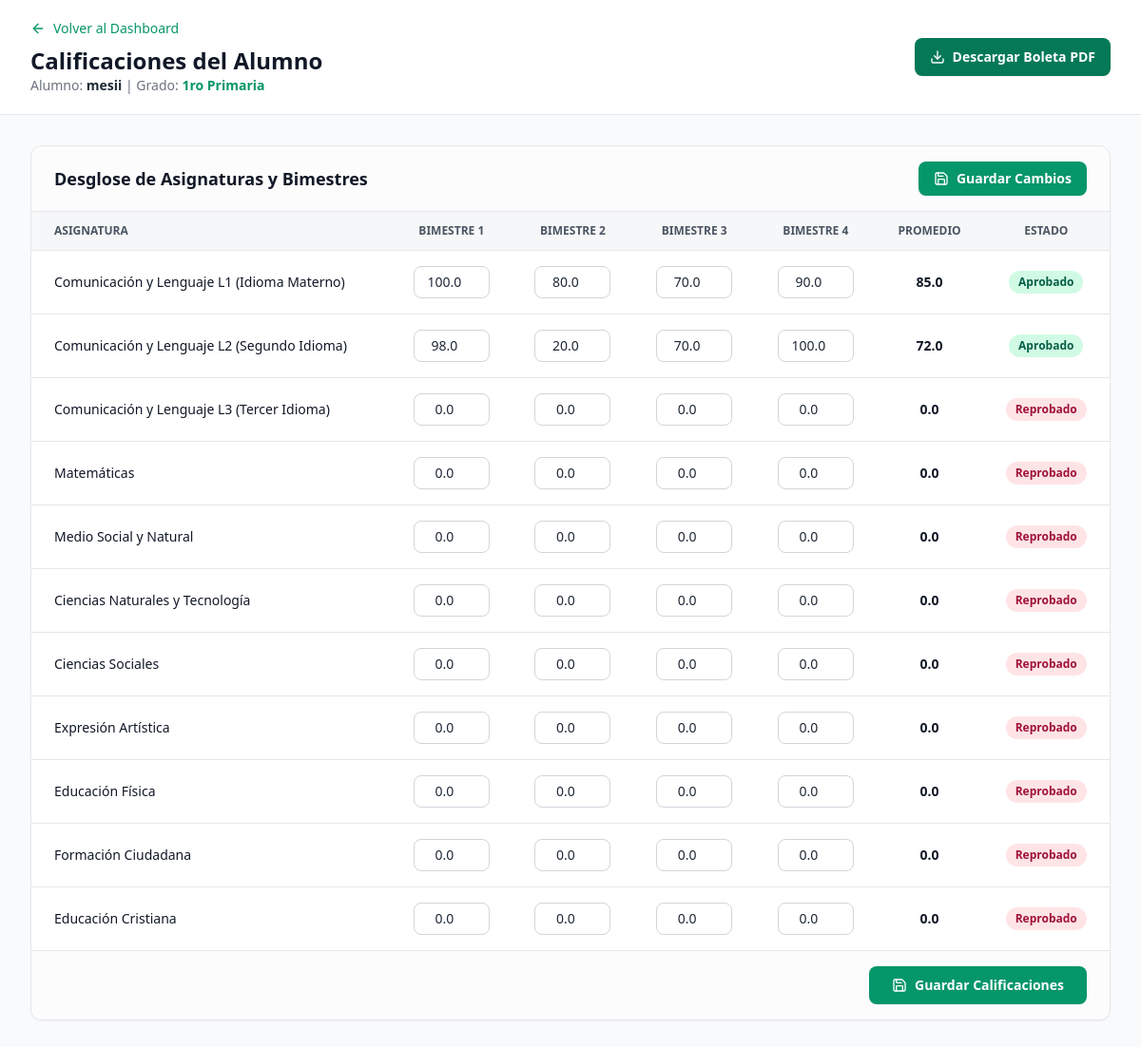
The page /estudiante/1/notas (signed in) on the database its author committed.
### app.py (models this page shows)
class Estudiante(db.Model):
    id = db.Column(db.Integer, primary_key=True)
    nombre = db.Column(db.String(120), nullable=False)
    grado = db.Column(db.String(50), nullable=False)
    estado_pago = db.Column(db.String(20), default='Al día', nullable=False)
    estado_academico = db.Column(db.String(20), default='Activo', nullable=False)
    notas = db.relationship(
        'Nota', backref='estudiante', lazy=True,
        cascade='all, delete-orphan'
    )
    pagos = db.relationship(
        'Pago', backref='estudiante', lazy=True,
        cascade='all, delete-orphan'
    )

class Nota(db.Model):
    id = db.Column(db.Integer, primary_key=True)
    materia = db.Column(db.String(120), nullable=False)
    bimestre_1 = db.Column(db.Float, default=0.0, nullable=False)
    bimestre_2 = db.Column(db.Float, default=0.0, nullable=False)
    bimestre_3 = db.Column(db.Float, default=0.0, nullable=False)
    bimestre_4 = db.Column(db.Float, default=0.0, nullable=False)
    promedio_final = db.Column(db.Float, default=0.0, nullable=False)
    anio_escolar = db.Column(db.Integer, default=ANIO_ESCOLAR_ACTUAL, nullable=False)
    estudiante_id = db.Column(db.Integer, db.ForeignKey('estudiante.id'), nullable=False)

### app.py (the view, shortened to what this page needs)
@app.route('/estudiante/<int:estudiante_id>/notas', methods=['GET', 'POST'])
def gestionar_notas(estudiante_id):
    if 'user_id' not in session:
        return redirect(url_for('login'))
    estudiante = Estudiante.query.get_or_404(estudiante_id)
    if not maestro_puede_ver(estudiante):
        return redirect(url_for('dashboard'))
    asegurar_notas_estudiante(estudiante)
    notas = Nota.query.filter(
        Nota.estudiante_id == estudiante.id,
        Nota.anio_escolar == ANIO_ESCOLAR_ACTUAL,
        Nota.materia != 'Evaluación General'
    ).order_by(Nota.id).all()
    nota = notas[0] if notas else None
    return render_template(
        'notas.html', estudiante=estudiante, notas=notas, nota=nota,
        anio_escolar=ANIO_ESCOLAR_ACTUAL
    )

### app.py (called while the page is built)
def obtener_materias_por_grado(grado):
    if grado in ['Pre-kinder', 'Kínder', 'Preparatoria', 'Preprimaria']:
        return MATERIAS_PREPRIMARIA
    if grado in ['1ro Primaria', '2do Primaria', '3ro Primaria']:
        return MATERIAS_PRIMARIA_BAJA
    return MATERIAS_PRIMARIA_ALTA

def asegurar_notas_estudiante(estudiante, anio_escolar=ANIO_ESCOLAR_ACTUAL):
    existentes = {
        nota.materia for nota in Nota.query.filter_by(
            estudiante_id=estudiante.id,
            anio_escolar=anio_escolar
        ).all()
    }
    for materia in obtener_materias_por_grado(estudiante.grado):
        if materia not in existentes:
            db.session.add(Nota(
                materia=materia,
                estudiante_id=estudiante.id,
                anio_escolar=anio_escolar
            ))
    db.session.commit()

def maestro_puede_ver(estudiante):
    return (
        session.get('rol') == 'admin'
        or (
            session.get('rol') == 'maestro'
            and estudiante.grado == session.get('grado_asignado')
        )
    )

### templates/notas.html (shortened to what this page needs)
<!DOCTYPE html>
<html lang="es">
<head>
    <script src="https://cdn.tailwindcss.com"></script>
</head>
<body class="bg-gray-50 font-sans text-gray-800 antialiased flex h-screen overflow-hidden">
    <main class="flex-1 flex flex-col overflow-y-auto">
        <header class="bg-white border-b border-gray-200 px-8 py-5 flex justify-between items-center">
            <div>
                <a href="/dashboard" class="inline-flex items-center gap-2 text-sm font-medium text-emerald-600 hover:text-emerald-700 mb-2 transition">
                    <i data-lucide="arrow-left" class="w-4 h-4"></i> Volver al Dashboard
                </a>
                <h2 class="text-2xl font-bold text-gray-900">Calificaciones del Alumno</h2>
                <p class="text-sm text-gray-500">Alumno: <span class="font-semibold text-gray-800">{{ estudiante.nombre }}</span> | Grado: <span class="font-semibold text-emerald-600">{{ estudiante.grado }}</span></p>
            </div>
            <div class="flex gap-3">
                <a href="/estudiante/{{ estudiante.id }}/boleta-pdf" class="flex items-center gap-2 bg-emerald-700 hover:bg-emerald-800 text-white font-semibold px-4 py-2.5 rounded-lg shadow-sm transition text-sm">
                    <i data-lucide="download" class="w-4 h-4"></i>
                    <span>Descargar Boleta PDF</span>
                </a>
            </div>
        </header>
        <div class="p-8 max-w-7xl mx-auto w-full space-y-6">
            <form action="/estudiante/{{ estudiante.id }}/notas" method="POST">
                <div class="bg-white rounded-xl border border-gray-200 shadow-sm overflow-hidden">
                    <div class="px-6 py-4 border-b border-gray-200 flex justify-between items-center bg-gray-50/50">
                        <h3 class="text-lg font-bold text-gray-900">Desglose de Asignaturas y Bimestres</h3>
                        <button type="submit" class="flex items-center gap-2 bg-emerald-600 hover:bg-emerald-700 text-white font-semibold px-4 py-2 rounded-lg shadow-sm transition text-sm">
                            <i data-lucide="save" class="w-4 h-4"></i> Guardar Cambios
                        </button>
                    </div>
                    <div class="overflow-x-auto">
                        <table class="w-full text-left border-collapse">
                            <thead>
                                <tr class="bg-gray-100/70 text-gray-600 text-xs uppercase font-semibold border-b border-gray-200">
                                    <th class="py-3 px-6 w-1/3">Asignatura</th>
                                    <th class="py-3 px-4 text-center">Bimestre 1</th>
                                    <th class="py-3 px-4 text-center">Bimestre 2</th>
                                    <th class="py-3 px-4 text-center">Bimestre 3</th>
                                    <th class="py-3 px-4 text-center">Bimestre 4</th>
                                    <th class="py-3 px-4 text-center">Promedio</th>
                                    <th class="py-3 px-4 text-center">Estado</th>
                                </tr>
                            </thead>
                            <tbody class="divide-y divide-gray-200 text-sm">
                                {% for nota in estudiante.notas %}
                                <tr class="hover:bg-gray-50/80 transition">
                                    <td class="py-4 px-6 font-medium text-gray-900">
                                        {{ nota.materia }}
                                    </td>
                                    <td class="py-4 px-4 text-center">
                                        <input type="number" step="0.1" min="0" max="100" name="b1_{{ nota.id }}" value="{{ nota.bimestre_1 }}" class="w-20 text-center px-2 py-1.5 border border-gray-300 rounded-lg focus:ring-2 focus:ring-emerald-500 focus:outline-none bg-white font-medium">
                                    </td>
                                    <td class="py-4 px-4 text-center">
                                        <input type="number" step="0.1" min="0" max="100" name="b2_{{ nota.id }}" value="{{ nota.bimestre_2 }}" class="w-20 text-center px-2 py-1.5 border border-gray-300 rounded-lg focus:ring-2 focus:ring-emerald-500 focus:outline-none bg-white font-medium">
                                    </td>
                                    <td class="py-4 px-4 text-center">
                                        <input type="number" step="0.1" min="0" max="100" name="b3_{{ nota.id }}" value="{{ nota.bimestre_3 }}" class="w-20 text-center px-2 py-1.5 border border-gray-300 rounded-lg focus:ring-2 focus:ring-emerald-500 focus:outline-none bg-white font-medium">
                                    </td>
                                    <td class="py-4 px-4 text-center">
                                        <input type="number" step="0.1" min="0" max="100" name="b4_{{ nota.id }}" value="{{ nota.bimestre_4 }}" class="w-20 text-center px-2 py-1.5 border border-gray-300 rounded-lg focus:ring-2 focus:ring-emerald-500 focus:outline-none bg-white font-medium">
                                    </td>
                                    <td class="py-4 px-4 text-center font-bold text-gray-900">
                                        {{ "%.1f"|format(nota.promedio_final) }}
                                    </td>
                                    <td class="py-4 px-4 text-center">
                                        {% if nota.promedio_final >= 60 %}
                                        <span class="inline-flex items-center px-2.5 py-1 rounded-full text-xs font-semibold bg-emerald-100 text-emerald-800">
                                            Aprobado
                                        </span>
                                        {% else %}
                                        <span class="inline-flex items-center px-2.5 py-1 rounded-full text-xs font-semibold bg-rose-100 text-rose-800">
                                            Reprobado
                                        </span>
                                        {% endif %}
                                    </td>
                                </tr>
                                {% else %}
                                <tr>
                                    <td colspan="7" class="text-center py-8 text-gray-400">
                                        No hay materias registradas para este estudiante.
                                    </td>
                                </tr>
                                {% endfor %}
                            </tbody>
                        </table>
                    </div>
                    <div class="px-6 py-4 border-t border-gray-200 bg-gray-50/50 flex justify-end">
                        <button type="submit" class="flex items-center gap-2 bg-emerald-600 hover:bg-emerald-700 text-white font-semibold px-6 py-2.5 rounded-lg shadow-sm transition text-sm">
                            <i data-lucide="save" class="w-4 h-4"></i> Guardar Calificaciones
                        </button>
                    </div>
                </div>
            </form>
        </div>
    </main>
</body>
</html>

### rows shown on the page
Estudiante: nombre "mesii", grado "1ro Primaria"
Nota: materia "Comunicación y Lenguaje L1 (Idioma Materno)", bimestre_1 "100.0", bimestre_2 "80.0", bimestre_3 "70.0", bimestre_4 "90.0", promedio_final "85.0", shows "Aprobado"
Nota: materia "Comunicación y Lenguaje L2 (Segundo Idioma)", bimestre_1 "98.0", bimestre_2 "20.0", bimestre_3 "70.0", bimestre_4 "100.0", promedio_final "72.0", shows "Aprobado"
Nota: materia "Comunicación y Lenguaje L3 (Tercer Idioma)", bimestre_1 "0.0", bimestre_2 "0.0", bimestre_3 "0.0", bimestre_4 "0.0", promedio_final "0.0", shows "Reprobado"
Nota: materia "Matemáticas", bimestre_1 "0.0", bimestre_2 "0.0", bimestre_3 "0.0", bimestre_4 "0.0", promedio_final "0.0", shows "Reprobado"
Nota: materia "Medio Social y Natural", bimestre_1 "0.0", bimestre_2 "0.0", bimestre_3 "0.0", bimestre_4 "0.0", promedio_final "0.0", shows "Reprobado"
Nota: materia "Ciencias Naturales y Tecnología", bimestre_1 "0.0", bimestre_2 "0.0", bimestre_3 "0.0", bimestre_4 "0.0", promedio_final "0.0", shows "Reprobado"
Nota: materia "Ciencias Sociales", bimestre_1 "0.0", bimestre_2 "0.0", bimestre_3 "0.0", bimestre_4 "0.0", promedio_final "0.0", shows "Reprobado"
Nota: materia "Expresión Artística", bimestre_1 "0.0", bimestre_2 "0.0", bimestre_3 "0.0", bimestre_4 "0.0", promedio_final "0.0", shows "Reprobado"
Nota: materia "Educación Física", bimestre_1 "0.0", bimestre_2 "0.0", bimestre_3 "0.0", bimestre_4 "0.0", promedio_final "0.0", shows "Reprobado"
Nota: materia "Formación Ciudadana", bimestre_1 "0.0", bimestre_2 "0.0", bimestre_3 "0.0", bimestre_4 "0.0", promedio_final "0.0", shows "Reprobado"
Nota: materia "Educación Cristiana", bimestre_1 "0.0", bimestre_2 "0.0", bimestre_3 "0.0", bimestre_4 "0.0", promedio_final "0.0", shows "Reprobado"
